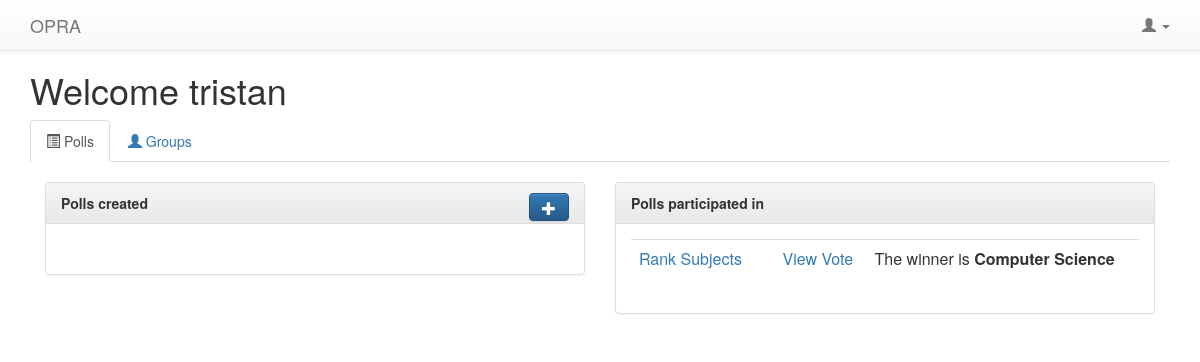
Page /polls/ (signed in) on the committed database.
### polls/models.py (models this page shows, shortened)
@python_2_unicode_compatible
class Question(models.Model):
    question_text = models.CharField(max_length=20)
    question_desc = models.CharField(max_length=500, null=True, blank=True)
    image = models.CharField(max_length=500, default="https://pbs.twimg.com/media/B0eebrtIUAEVFad.jpg")
    pub_date = models.DateTimeField('date published')
    follow_up = models.OneToOneField('Question', on_delete=models.CASCADE, null = True, blank = True)
    question_owner = models.ForeignKey(User, null = True)
    question_voters = models.ManyToManyField(User, related_name='voters')
    status = models.IntegerField(default=1)
    display_pref = models.IntegerField(default=1)
    send_email = models.BooleanField(default=True)
    poll_algorithm = models.IntegerField(default=1)
    winner = models.CharField(max_length=200)

### polls/views.py (the view)
class IndexView(generic.ListView):
    template_name = 'polls/index.html'
    context_object_name = 'question_list'
    def get_queryset(self):
        return Question.objects.all().order_by('-pub_date')

### polls/templates/polls/index.html (shortened to what this page needs)
{% extends 'polls/base.html' %}
{% block content %}
<body>
    {% if user.is_authenticated %}
        <h1>Welcome {{ request.user.username }}</h1>
        <ul class="nav nav-tabs">
            <li class="active"><a href="{% url 'polls:index' %}"><span class="glyphicon glyphicon-list-alt"></span> Polls</a></li>
            <li><a href="{% url 'groups:index' %}"><span class="glyphicon glyphicon-user"></span> Groups</a></li>
        </ul>
        <br />
        <div class="col-md-6">
            <div class="panel panel-default">
                <div class="panel-heading"><b>Polls created </b>
                    <div class="panel-title pull-right">
                    <a href="{% url 'polls:AddStep1' %}"><span class="btn btn-primary"><span class="glyphicon glyphicon-plus"></span></span></a>
                    </div>
                </div>
                <div class="panel-body">
                </div>
            </div>
        </div>
        <div class="col-md-6">
            <div class="panel panel-default">
                <div class="panel-heading"><b>Polls participated in</b></div>
                <div class="panel-body">
                    <table class="table">
                    {% if question_list %}
                        {% for question in question_list %}
                            {% if question.question_owner != request.user and request.user in question.question_voters.all %}
                            <tr>
                                <td>
                                    <a href="{% url 'polls:pollinfo' question.id %}">
                                    {{ question.question_text }}
                                    </a>
                                </td>
                                <td>
                                </td>
                                <td>
                                    {% if question.status == 2 or question.status == 3 %}
                                    <a href="{% url 'polls:preferences' question.id %}">View Vote</a>
                                    {% endif %}
                                </td>
                                {% if question.status == 1 %}
                                    <td>Poll not started</td>
                                {% elif question.status == 2 %}
                                    <td>Polling in session</td>
                                {% elif question.status == 3 %}
                                    <td>
                                        The winner is <b>{{question.winner}}</b> <br />
                                    </td>
                                {% endif %}
                            </tr>
                            {% endif %}
                        {% endfor %}
                    {% endif %}
                    </table>
                </div>
            </div>
        </div>
{% endif %}
</body>
{% endblock %}

### polls/templates/polls/base.html (style rules this page uses)
body { min-height: 1000px; padding-top: 50px; padding-bottom: 20px; }

### rows in the picture
Question: question_text "Rank Subjects", status "View Vote", winner "Computer Science"

### other values in the picture
{{ request.user.username }} "tristan"
